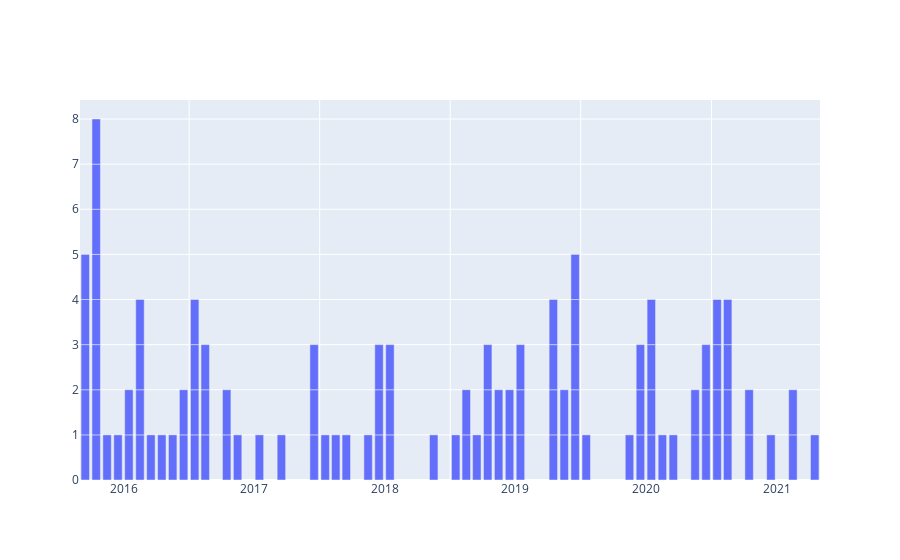

Notebook source saved alongside this figure:
### Code cell
df = big_frame

fig = go.Figure()

fig.add_trace(go.Bar(
    name="Middle-aligned",
    x=df["time"], y=df["entry/exit"],
    xperiod="M1",
    xperiodalignment="middle"
))
fig.update_xaxes(showgrid=True, ticklabelmode="period")
fig.show()
